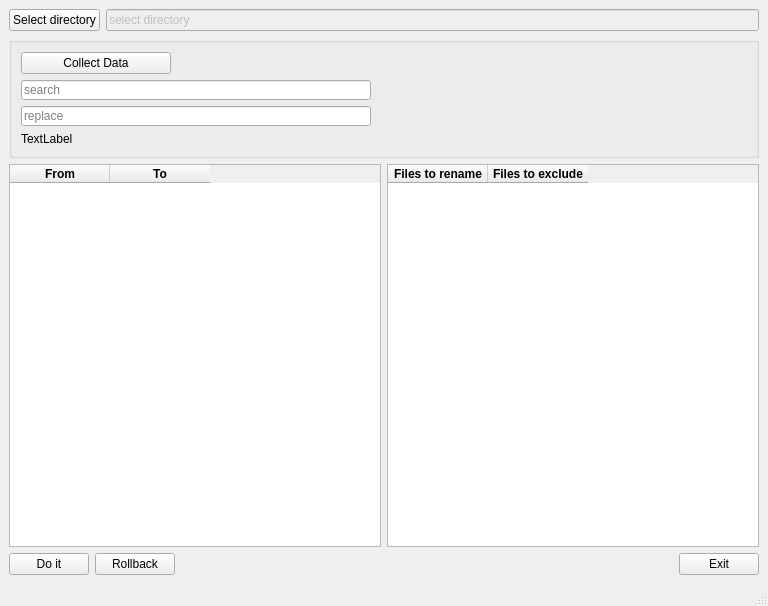
<?xml version="1.0" encoding="UTF-8"?>
<ui version="4.0">
 <class>MainWindow</class>
 <widget class="QMainWindow" name="MainWindow">
  <property name="windowModality">
   <enum>Qt::ApplicationModal</enum>
  </property>
  <property name="geometry">
   <rect>
    <x>0</x>
    <y>0</y>
    <width>768</width>
    <height>606</height>
   </rect>
  </property>
  <property name="sizePolicy">
   <sizepolicy hsizetype="Expanding" vsizetype="Expanding">
    <horstretch>0</horstretch>
    <verstretch>0</verstretch>
   </sizepolicy>
  </property>
  <property name="windowTitle">
   <string>Recursive Rename (RRN)</string>
  </property>
  <property name="autoFillBackground">
   <bool>true</bool>
  </property>
  <property name="locale">
   <locale language="English" country="UnitedStates"/>
  </property>
  <widget class="QWidget" name="centralwidget">
   <layout class="QVBoxLayout" name="verticalLayout_3">
    <item>
     <layout class="QVBoxLayout" name="verticalLayout">
      <item>
       <layout class="QHBoxLayout" name="horizontalLayout_Destination">
        <item>
         <widget class="QPushButton" name="pushButton_Destination">
          <property name="sizePolicy">
           <sizepolicy hsizetype="Fixed" vsizetype="Fixed">
            <horstretch>0</horstretch>
            <verstretch>0</verstretch>
           </sizepolicy>
          </property>
          <property name="locale">
           <locale language="English" country="UnitedStates"/>
          </property>
          <property name="text">
           <string>Select directory</string>
          </property>
         </widget>
        </item>
        <item>
         <widget class="QLineEdit" name="lineEdit_Destination">
          <property name="enabled">
           <bool>false</bool>
          </property>
          <property name="locale">
           <locale language="English" country="UnitedStates"/>
          </property>
          <property name="text">
           <string>select directory</string>
          </property>
         </widget>
        </item>
       </layout>
      </item>
      <item>
       <widget class="QGroupBox" name="groupBoxSearchReplace">
        <layout class="QVBoxLayout" name="verticalLayout_2">
         <item>
          <layout class="QVBoxLayout" name="verticalLayout_4">
           <property name="leftMargin">
            <number>0</number>
           </property>
           <property name="topMargin">
            <number>0</number>
           </property>
           <item>
            <widget class="QPushButton" name="pushButton_Collect">
             <property name="sizePolicy">
              <sizepolicy hsizetype="Fixed" vsizetype="Fixed">
               <horstretch>0</horstretch>
               <verstretch>0</verstretch>
              </sizepolicy>
             </property>
             <property name="maximumSize">
              <size>
               <width>150</width>
               <height>30</height>
              </size>
             </property>
             <property name="locale">
              <locale language="English" country="UnitedStates"/>
             </property>
             <property name="text">
              <string>Collect Data</string>
             </property>
            </widget>
           </item>
          </layout>
         </item>
         <item>
          <widget class="QLineEdit" name="lineEdit_Search">
           <property name="sizePolicy">
            <sizepolicy hsizetype="Minimum" vsizetype="Minimum">
             <horstretch>0</horstretch>
             <verstretch>0</verstretch>
            </sizepolicy>
           </property>
           <property name="minimumSize">
            <size>
             <width>100</width>
             <height>20</height>
            </size>
           </property>
           <property name="maximumSize">
            <size>
             <width>350</width>
             <height>20</height>
            </size>
           </property>
           <property name="locale">
            <locale language="English" country="UnitedStates"/>
           </property>
           <property name="text">
            <string/>
           </property>
           <property name="placeholderText">
            <string>search</string>
           </property>
           <property name="clearButtonEnabled">
            <bool>true</bool>
           </property>
          </widget>
         </item>
         <item>
          <widget class="QLineEdit" name="lineEdit_Replace">
           <property name="sizePolicy">
            <sizepolicy hsizetype="Minimum" vsizetype="Fixed">
             <horstretch>0</horstretch>
             <verstretch>0</verstretch>
            </sizepolicy>
           </property>
           <property name="maximumSize">
            <size>
             <width>350</width>
             <height>20</height>
            </size>
           </property>
           <property name="locale">
            <locale language="English" country="UnitedStates"/>
           </property>
           <property name="text">
            <string/>
           </property>
           <property name="placeholderText">
            <string>replace</string>
           </property>
           <property name="clearButtonEnabled">
            <bool>true</bool>
           </property>
          </widget>
         </item>
         <item>
          <widget class="QLabel" name="labelMessage">
           <property name="text">
            <string>TextLabel</string>
           </property>
          </widget>
         </item>
        </layout>
       </widget>
      </item>
     </layout>
    </item>
    <item>
     <layout class="QHBoxLayout" name="horizontalLayout_Tabel">
      <item>
       <widget class="QTableWidget" name="tableResult">
        <column>
         <property name="text">
          <string>From</string>
         </property>
         <property name="font">
          <font>
           <weight>75</weight>
           <bold>true</bold>
          </font>
         </property>
        </column>
        <column>
         <property name="text">
          <string>To</string>
         </property>
         <property name="font">
          <font>
           <weight>75</weight>
           <bold>true</bold>
          </font>
         </property>
        </column>
       </widget>
      </item>
      <item>
       <widget class="QTableWidget" name="tableFilesToRename">
        <property name="sizePolicy">
         <sizepolicy hsizetype="Expanding" vsizetype="Expanding">
          <horstretch>0</horstretch>
          <verstretch>0</verstretch>
         </sizepolicy>
        </property>
        <property name="contextMenuPolicy">
         <enum>Qt::ActionsContextMenu</enum>
        </property>
        <property name="locale">
         <locale language="English" country="UnitedStates"/>
        </property>
        <property name="editTriggers">
         <set>QAbstractItemView::NoEditTriggers</set>
        </property>
        <property name="tabKeyNavigation">
         <bool>false</bool>
        </property>
        <property name="dragDropOverwriteMode">
         <bool>false</bool>
        </property>
        <property name="dragDropMode">
         <enum>QAbstractItemView::DragOnly</enum>
        </property>
        <property name="alternatingRowColors">
         <bool>false</bool>
        </property>
        <property name="showGrid">
         <bool>false</bool>
        </property>
        <property name="gridStyle">
         <enum>Qt::NoPen</enum>
        </property>
        <property name="sortingEnabled">
         <bool>true</bool>
        </property>
        <column>
         <property name="text">
          <string>Files to rename</string>
         </property>
         <property name="font">
          <font>
           <weight>75</weight>
           <bold>true</bold>
          </font>
         </property>
        </column>
        <column>
         <property name="text">
          <string>Files to exclude</string>
         </property>
         <property name="font">
          <font>
           <weight>75</weight>
           <bold>true</bold>
          </font>
         </property>
        </column>
       </widget>
      </item>
     </layout>
    </item>
    <item>
     <layout class="QHBoxLayout" name="horizontalLayout_pushButton_Buttom">
      <item>
       <widget class="QPushButton" name="pushButton_DoIt">
        <property name="sizePolicy">
         <sizepolicy hsizetype="Minimum" vsizetype="Fixed">
          <horstretch>0</horstretch>
          <verstretch>0</verstretch>
         </sizepolicy>
        </property>
        <property name="locale">
         <locale language="English" country="UnitedStates"/>
        </property>
        <property name="text">
         <string>Do it</string>
        </property>
       </widget>
      </item>
      <item>
       <widget class="QPushButton" name="pushButton_Rollback">
        <property name="text">
         <string>Rollback</string>
        </property>
       </widget>
      </item>
      <item>
       <spacer name="horizontalSpacer_ButtomButton_mid">
        <property name="orientation">
         <enum>Qt::Horizontal</enum>
        </property>
        <property name="sizeHint" stdset="0">
         <size>
          <width>400</width>
          <height>20</height>
         </size>
        </property>
       </spacer>
      </item>
      <item>
       <widget class="QPushButton" name="pushButton_Quit">
        <property name="locale">
         <locale language="English" country="UnitedStates"/>
        </property>
        <property name="text">
         <string>Exit</string>
        </property>
       </widget>
      </item>
     </layout>
    </item>
   </layout>
  </widget>
  <widget class="QMenuBar" name="menubar">
   <property name="geometry">
    <rect>
     <x>0</x>
     <y>0</y>
     <width>768</width>
     <height>24</height>
    </rect>
   </property>
  </widget>
  <widget class="QStatusBar" name="statusbar">
   <property name="enabled">
    <bool>true</bool>
   </property>
  </widget>
  <action name="actionAdd_exclude">
   <property name="text">
    <string>Add exclude</string>
   </property>
  </action>
 </widget>
 <resources/>
 <connections>
  <connection>
   <sender>pushButton_Quit</sender>
   <signal>clicked(bool)</signal>
   <receiver>MainWindow</receiver>
   <slot>close()</slot>
   <hints>
    <hint type="sourcelabel">
     <x>721</x>
     <y>548</y>
    </hint>
    <hint type="destinationlabel">
     <x>605</x>
     <y>545</y>
    </hint>
   </hints>
  </connection>
 </connections>
</ui>
